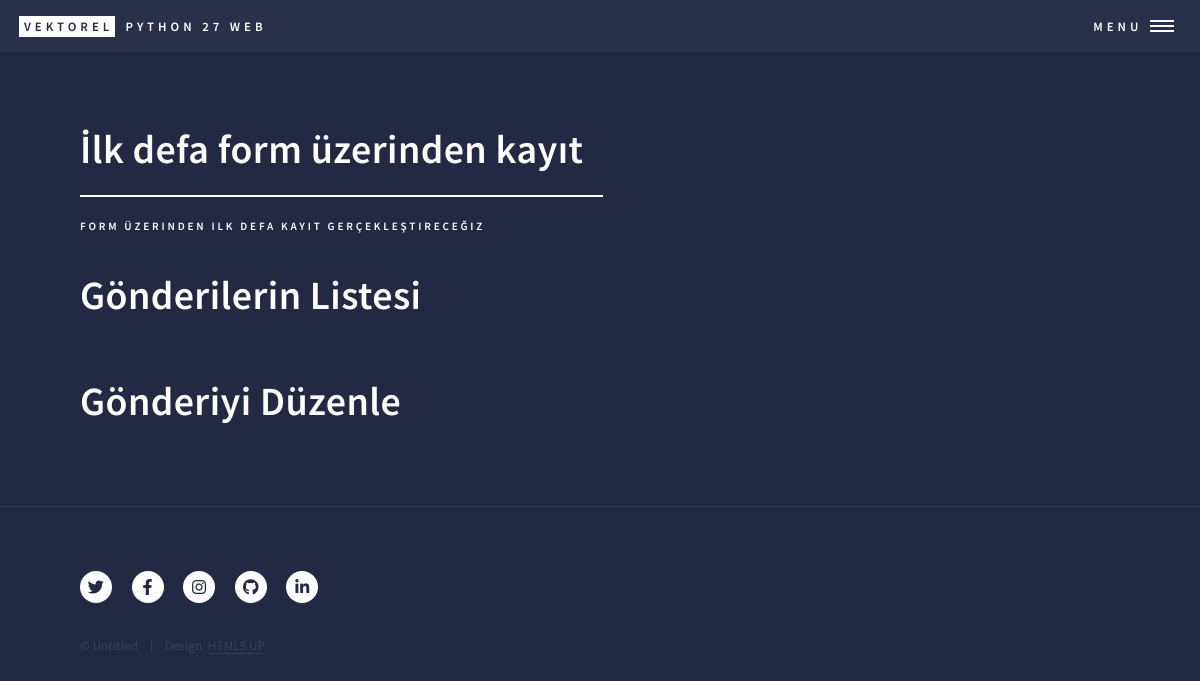
The page /blog/detay/5 on the database its author committed.
### blog/models.py (models this page shows, shortened)
class BlogModel(models.Model):
    class Meta:
        verbose_name = "Blog"
        verbose_name_plural = "Bloglar"
    baslik = models.CharField(max_length=100,verbose_name="Başlık")
    yazi = models.TextField(verbose_name="Yazı")
    secenekler = [("1","Korku"),("2","Gezi"),("3","Hayata Dair")]
    tur = models.CharField(choices=secenekler,max_length=10,verbose_name="Tür")
    kayitzaman = models.DateTimeField(default=timezone.now,verbose_name="Kayıt Zamanı")
    yayimzaman = models.DateTimeField(null=True,blank=True,verbose_name="Yayımlanma Zamanı")

### blog/views.py (the view)
# urls.py: path('detay/<int:pk>',views.gonderidetay,name="gonderidetay"), # 127.0.0.1:8000/blog/detay/1
def gonderidetay(request,pk):
    gonderi = BlogModel.objects.get(pk=pk)
    return render(request,"blog/detay.html",{"gonderi":gonderi})

### templates/blog/detay.html
{% extends '../temel2.html' %}
{% block icerik %}
    <h1>{{gonderi.baslik}}</h1>
    <p>{{gonderi.yazi}}</p>
    <br>
    <h1><a href="{% url 'bloglistele' %}">Gönderilerin Listesi</a></h1>
    <h1><a href="{% url 'gonderiDuzenle' pk=gonderi.pk %}">Gönderiyi Düzenle</a></h1>
{% endblock icerik %}

### static/css/main.css (style rules this page uses)
html, body, div, span, applet, object, iframe, h1, h2, h3, h4, h5, h6, p, blockquote, pre, a, abbr, acronym, address, big, cite, code, del, dfn, em, img, ins, kbd, q, s, samp, small, strike, strong, sub, sup, tt, var, b, u, i, center, dl, dt, dd, ol, ul, li, fieldset, form, label, legend, table, caption, tbody, tfoot, thead, tr, th, td, article, aside, canvas, details, embed, figure, figcaption, footer, header, hgroup, menu, nav, output, ruby, section, summary, time, mark, audio, video { margin: 0; padding: 0; border: 0; font-size: 100%; font: inherit; vertical-align: baseline; }
body { line-height: 1; }
body { -webkit-text-size-adjust: none; }
body { -ms-overflow-style: scrollbar; }
html { box-sizing: border-box; }
*, *:before, *:after { box-sizing: inherit; }
body { background: #242943; }
body, input, select, textarea { color: #ffffff; font-family: "Source Sans Pro", Helvetica, sans-serif; font-size: 17pt; font-weight: 300; letter-spacing: 0.025em; line-height: 1.65; }
@media screen and (max-width: 1680px) { body, input, select, textarea { font-size: 14pt; } }
@media screen and (max-width: 1280px) { body, input, select, textarea { font-size: 12pt; } }
a { -moz-transition: color 0.2s ease-in-out, border-bottom-color 0.2s ease-in-out; -webkit-transition: color 0.2s ease-in-out, border-bottom-color 0.2s ease-in-out; -ms-transition: color 0.2s ease-in-out, border-bottom-color 0.2s ease-in-out; transition: color 0.2s ease-in-out, border-bottom-color 0.2s ease-in-out; border-bottom: dotted 1px; color: inherit; text-decoration: none; }
p { margin: 0 0 2em 0; }
h1, h2, h3, h4, h5, h6 { color: #ffffff; font-weight: 600; line-height: 1.65; margin: 0 0 1em 0; }
h1 a, h2 a, h3 a, h4 a, h5 a, h6 a { color: inherit; border-bottom: 0; }
h1 { font-size: 2.5em; }
header.major> :first-child { margin-bottom: 0; width: calc(100% + 0.5em); }
header.major> :first-child:after { content: ''; background-color: #ffffff; display: block; height: 2px; margin: 0.325em 0 0.5em 0; width: 100%; }
header.major>p { font-size: 0.7em; font-weight: 600; letter-spacing: 0.25em; margin-bottom: 0; text-transform: uppercase; }

### rows shown on the page
BlogModel: baslik "İlk defa form üzerinden kayıt", yazi "FORM ÜZERINDEN ILK DEFA KAYIT GERÇEKLEŞTIRECEĞIZ"
